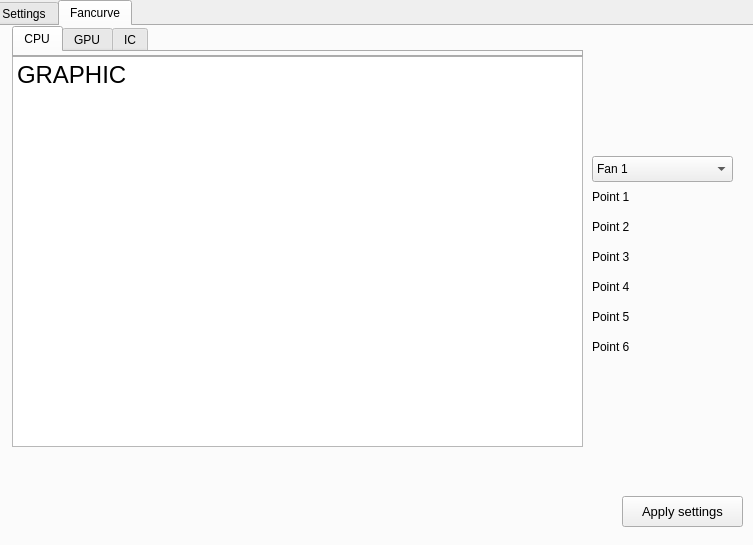
<?xml version="1.0" encoding="UTF-8"?>
<ui version="4.0">
 <class>Form</class>
 <widget class="QWidget" name="Form">
  <property name="geometry">
   <rect>
    <x>0</x>
    <y>0</y>
    <width>753</width>
    <height>545</height>
   </rect>
  </property>
  <property name="windowTitle">
   <string>Form</string>
  </property>
  <widget class="QTabWidget" name="AppTabs">
   <property name="geometry">
    <rect>
     <x>-10</x>
     <y>0</y>
     <width>771</width>
     <height>551</height>
    </rect>
   </property>
   <property name="currentIndex">
    <number>1</number>
   </property>
   <widget class="QWidget" name="tab">
    <attribute name="title">
     <string>Settings</string>
    </attribute>
    <widget class="QPushButton" name="pushButton">
     <property name="geometry">
      <rect>
       <x>470</x>
       <y>460</y>
       <width>181</width>
       <height>41</height>
      </rect>
     </property>
     <property name="text">
      <string>Reset Default Fancurve</string>
     </property>
    </widget>
    <widget class="QCheckBox" name="checkBox">
     <property name="geometry">
      <rect>
       <x>20</x>
       <y>80</y>
       <width>341</width>
       <height>24</height>
      </rect>
     </property>
     <property name="font">
      <font>
       <pointsize>15</pointsize>
      </font>
     </property>
     <property name="text">
      <string>Enable service at system startup</string>
     </property>
    </widget>
    <widget class="KSqueezedTextLabel" name="ksqueezedtextlabel">
     <property name="geometry">
      <rect>
       <x>10</x>
       <y>0</y>
       <width>291</width>
       <height>81</height>
      </rect>
     </property>
     <property name="font">
      <font>
       <pointsize>22</pointsize>
      </font>
     </property>
     <property name="text">
      <string>Settings</string>
     </property>
    </widget>
    <widget class="QToolButton" name="toolButton">
     <property name="geometry">
      <rect>
       <x>200</x>
       <y>400</y>
       <width>111</width>
       <height>25</height>
      </rect>
     </property>
     <property name="text">
      <string>Browse</string>
     </property>
    </widget>
    <widget class="KSqueezedTextLabel" name="ksqueezedtextlabel_2">
     <property name="geometry">
      <rect>
       <x>20</x>
       <y>400</y>
       <width>221</width>
       <height>18</height>
      </rect>
     </property>
     <property name="font">
      <font>
       <pointsize>15</pointsize>
      </font>
     </property>
     <property name="text">
      <string>Custom Profile</string>
     </property>
    </widget>
    <widget class="QPushButton" name="pushButton_2">
     <property name="geometry">
      <rect>
       <x>630</x>
       <y>10</y>
       <width>121</width>
       <height>31</height>
      </rect>
     </property>
     <property name="font">
      <font>
       <pointsize>10</pointsize>
      </font>
     </property>
     <property name="text">
      <string>Apply settings</string>
     </property>
    </widget>
    <widget class="QTextBrowser" name="textBrowser_2">
     <property name="geometry">
      <rect>
       <x>20</x>
       <y>430</y>
       <width>441</width>
       <height>71</height>
      </rect>
     </property>
     <property name="html">
      <string>&lt;!DOCTYPE HTML PUBLIC &quot;-//W3C//DTD HTML 4.0//EN&quot; &quot;http://www.w3.org/TR/REC-html40/strict.dtd&quot;&gt;
&lt;html&gt;&lt;head&gt;&lt;meta name=&quot;qrichtext&quot; content=&quot;1&quot; /&gt;&lt;style type=&quot;text/css&quot;&gt;
p, li { white-space: pre-wrap; }
&lt;/style&gt;&lt;/head&gt;&lt;body style=&quot; font-family:'Sans Serif'; font-size:9pt; font-weight:400; font-style:normal;&quot;&gt;
&lt;p style=&quot; margin-top:0px; margin-bottom:0px; margin-left:0px; margin-right:0px; -qt-block-indent:0; text-indent:0px;&quot;&gt;EC Chip ID: 8227 &lt;/p&gt;
&lt;p style=&quot; margin-top:0px; margin-bottom:0px; margin-left:0px; margin-right:0px; -qt-block-indent:0; text-indent:0px;&quot;&gt;EC Chip Version: 2a4&lt;/p&gt;
&lt;p style=&quot; margin-top:0px; margin-bottom:0px; margin-left:0px; margin-right:0px; -qt-block-indent:0; text-indent:0px;&quot;&gt;MORE INFO&lt;/p&gt;&lt;/body&gt;&lt;/html&gt;</string>
     </property>
    </widget>
    <widget class="QCheckBox" name="checkBox_2">
     <property name="geometry">
      <rect>
       <x>20</x>
       <y>120</y>
       <width>341</width>
       <height>24</height>
      </rect>
     </property>
     <property name="font">
      <font>
       <pointsize>15</pointsize>
      </font>
     </property>
     <property name="text">
      <string>PLACEHOLDER</string>
     </property>
    </widget>
    <widget class="QCheckBox" name="checkBox_3">
     <property name="geometry">
      <rect>
       <x>20</x>
       <y>160</y>
       <width>341</width>
       <height>24</height>
      </rect>
     </property>
     <property name="font">
      <font>
       <pointsize>15</pointsize>
      </font>
     </property>
     <property name="text">
      <string>PLACEHOLDER</string>
     </property>
    </widget>
    <widget class="QCheckBox" name="checkBox_4">
     <property name="geometry">
      <rect>
       <x>20</x>
       <y>200</y>
       <width>341</width>
       <height>24</height>
      </rect>
     </property>
     <property name="font">
      <font>
       <pointsize>15</pointsize>
      </font>
     </property>
     <property name="text">
      <string>PLACEHOLDER</string>
     </property>
    </widget>
   </widget>
   <widget class="QWidget" name="tab_2">
    <attribute name="title">
     <string>Fancurve</string>
    </attribute>
    <widget class="KFontRequester" name="kfontrequester">
     <property name="geometry">
      <rect>
       <x>600</x>
       <y>20</y>
       <width>141</width>
       <height>26</height>
      </rect>
     </property>
     <property name="sampleText">
      <string>Accelaration</string>
     </property>
    </widget>
    <widget class="KFontRequester" name="kfontrequester_2">
     <property name="geometry">
      <rect>
       <x>600</x>
       <y>50</y>
       <width>141</width>
       <height>26</height>
      </rect>
     </property>
     <property name="sampleText">
      <string>Decelaration</string>
     </property>
    </widget>
    <widget class="QTextBrowser" name="textBrowser">
     <property name="geometry">
      <rect>
       <x>20</x>
       <y>30</y>
       <width>571</width>
       <height>391</height>
      </rect>
     </property>
     <property name="whatsThis">
      <string>&lt;html&gt;&lt;head/&gt;&lt;body&gt;&lt;p align=&quot;center&quot;&gt;&lt;span style=&quot; font-size:26pt;&quot;&gt;GRAPHIC&lt;/span&gt;&lt;/p&gt;&lt;/body&gt;&lt;/html&gt;</string>
     </property>
     <property name="html">
      <string>&lt;!DOCTYPE HTML PUBLIC &quot;-//W3C//DTD HTML 4.0//EN&quot; &quot;http://www.w3.org/TR/REC-html40/strict.dtd&quot;&gt;
&lt;html&gt;&lt;head&gt;&lt;meta name=&quot;qrichtext&quot; content=&quot;1&quot; /&gt;&lt;style type=&quot;text/css&quot;&gt;
p, li { white-space: pre-wrap; }
&lt;/style&gt;&lt;/head&gt;&lt;body style=&quot; font-family:'Sans Serif'; font-size:9pt; font-weight:400; font-style:normal;&quot;&gt;
&lt;p style=&quot; margin-top:0px; margin-bottom:0px; margin-left:0px; margin-right:0px; -qt-block-indent:0; text-indent:0px;&quot;&gt;&lt;span style=&quot; font-size:18pt;&quot;&gt;GRAPHIC&lt;/span&gt;&lt;/p&gt;&lt;/body&gt;&lt;/html&gt;</string>
     </property>
    </widget>
    <widget class="KComboBox" name="kcombobox">
     <property name="geometry">
      <rect>
       <x>600</x>
       <y>130</y>
       <width>141</width>
       <height>26</height>
      </rect>
     </property>
     <item>
      <property name="text">
       <string>Fan 1</string>
      </property>
     </item>
     <item>
      <property name="text">
       <string>Fan 2</string>
      </property>
     </item>
    </widget>
    <widget class="QTabWidget" name="tabWidget">
     <property name="geometry">
      <rect>
       <x>20</x>
       <y>0</y>
       <width>571</width>
       <height>31</height>
      </rect>
     </property>
     <property name="whatsThis">
      <string>&lt;html&gt;&lt;head/&gt;&lt;body&gt;&lt;p&gt;CPU&lt;/p&gt;&lt;/body&gt;&lt;/html&gt;</string>
     </property>
     <property name="currentIndex">
      <number>0</number>
     </property>
     <widget class="QWidget" name="tab_3">
      <attribute name="title">
       <string>CPU</string>
      </attribute>
     </widget>
     <widget class="QWidget" name="tab_5">
      <attribute name="title">
       <string>GPU</string>
      </attribute>
     </widget>
     <widget class="QWidget" name="tab_4">
      <attribute name="title">
       <string>IC</string>
      </attribute>
     </widget>
    </widget>
    <widget class="KFontRequester" name="kfontrequester_3">
     <property name="geometry">
      <rect>
       <x>600</x>
       <y>80</y>
       <width>141</width>
       <height>26</height>
      </rect>
     </property>
     <property name="sampleText">
      <string>Point size</string>
     </property>
    </widget>
    <widget class="QPushButton" name="pushButton_3">
     <property name="geometry">
      <rect>
       <x>630</x>
       <y>470</y>
       <width>121</width>
       <height>31</height>
      </rect>
     </property>
     <property name="font">
      <font>
       <pointsize>10</pointsize>
      </font>
     </property>
     <property name="text">
      <string>Apply settings</string>
     </property>
    </widget>
    <widget class="KFontRequester" name="kfontrequester_5">
     <property name="geometry">
      <rect>
       <x>660</x>
       <y>160</y>
       <width>81</width>
       <height>21</height>
      </rect>
     </property>
     <property name="sampleText">
      <string>RPM:</string>
     </property>
    </widget>
    <widget class="QLabel" name="label_2">
     <property name="geometry">
      <rect>
       <x>600</x>
       <y>160</y>
       <width>71</width>
       <height>21</height>
      </rect>
     </property>
     <property name="text">
      <string>Point 1</string>
     </property>
    </widget>
    <widget class="KFontRequester" name="kfontrequester_6">
     <property name="geometry">
      <rect>
       <x>660</x>
       <y>190</y>
       <width>81</width>
       <height>21</height>
      </rect>
     </property>
     <property name="sampleText">
      <string>RPM:</string>
     </property>
    </widget>
    <widget class="QLabel" name="label_3">
     <property name="geometry">
      <rect>
       <x>600</x>
       <y>190</y>
       <width>71</width>
       <height>21</height>
      </rect>
     </property>
     <property name="text">
      <string>Point 2</string>
     </property>
    </widget>
    <widget class="KFontRequester" name="kfontrequester_7">
     <property name="geometry">
      <rect>
       <x>660</x>
       <y>220</y>
       <width>81</width>
       <height>21</height>
      </rect>
     </property>
     <property name="sampleText">
      <string>RPM:</string>
     </property>
    </widget>
    <widget class="QLabel" name="label_4">
     <property name="geometry">
      <rect>
       <x>600</x>
       <y>220</y>
       <width>71</width>
       <height>21</height>
      </rect>
     </property>
     <property name="text">
      <string>Point 3</string>
     </property>
    </widget>
    <widget class="KFontRequester" name="kfontrequester_8">
     <property name="geometry">
      <rect>
       <x>660</x>
       <y>250</y>
       <width>81</width>
       <height>21</height>
      </rect>
     </property>
     <property name="sampleText">
      <string>RPM:</string>
     </property>
    </widget>
    <widget class="QLabel" name="label_5">
     <property name="geometry">
      <rect>
       <x>600</x>
       <y>250</y>
       <width>71</width>
       <height>21</height>
      </rect>
     </property>
     <property name="text">
      <string>Point 4</string>
     </property>
    </widget>
    <widget class="KFontRequester" name="kfontrequester_9">
     <property name="geometry">
      <rect>
       <x>660</x>
       <y>280</y>
       <width>81</width>
       <height>21</height>
      </rect>
     </property>
     <property name="sampleText">
      <string>RPM:</string>
     </property>
    </widget>
    <widget class="QLabel" name="label_6">
     <property name="geometry">
      <rect>
       <x>600</x>
       <y>280</y>
       <width>71</width>
       <height>21</height>
      </rect>
     </property>
     <property name="text">
      <string>Point 5</string>
     </property>
    </widget>
    <widget class="KFontRequester" name="kfontrequester_10">
     <property name="geometry">
      <rect>
       <x>660</x>
       <y>310</y>
       <width>81</width>
       <height>21</height>
      </rect>
     </property>
     <property name="sampleText">
      <string>RPM:</string>
     </property>
    </widget>
    <widget class="QLabel" name="label_7">
     <property name="geometry">
      <rect>
       <x>600</x>
       <y>310</y>
       <width>71</width>
       <height>21</height>
      </rect>
     </property>
     <property name="text">
      <string>Point 6</string>
     </property>
    </widget>
   </widget>
  </widget>
 </widget>
 <customwidgets>
  <customwidget>
   <class>KComboBox</class>
   <extends>QComboBox</extends>
   <header>kcombobox.h</header>
  </customwidget>
  <customwidget>
   <class>KFontRequester</class>
   <extends>QWidget</extends>
   <header>kfontrequester.h</header>
  </customwidget>
  <customwidget>
   <class>KSqueezedTextLabel</class>
   <extends>QLabel</extends>
   <header>ksqueezedtextlabel.h</header>
  </customwidget>
 </customwidgets>
 <resources/>
 <connections/>
</ui>
